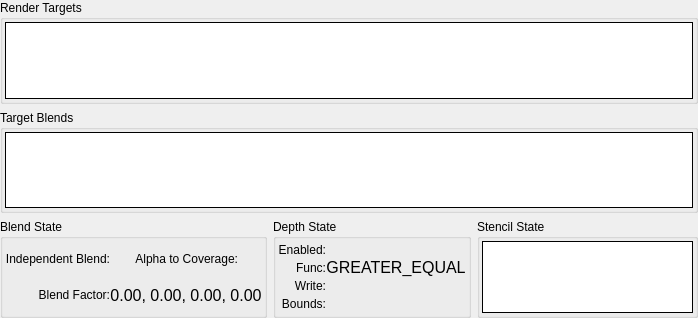
         <widget class="QWidget" name="omScrollContents">
          <property name="geometry">
           <rect>
            <x>0</x>
            <y>0</y>
            <width>698</width>
            <height>318</height>
           </rect>
          </property>
          <layout class="QGridLayout" name="gridLayout_6">
           <property name="leftMargin">
            <number>0</number>
           </property>
           <property name="topMargin">
            <number>0</number>
           </property>
           <property name="rightMargin">
            <number>0</number>
           </property>
           <property name="bottomMargin">
            <number>0</number>
           </property>
           <item row="0" column="0" colspan="3">
            <widget class="QGroupBox" name="outputsGroup">
             <property name="sizePolicy">
              <sizepolicy hsizetype="Preferred" vsizetype="Expanding">
               <horstretch>0</horstretch>
               <verstretch>0</verstretch>
              </sizepolicy>
             </property>
             <property name="title">
              <string>Render Targets</string>
             </property>
             <layout class="QHBoxLayout" name="horizontalLayout_24">
              <property name="leftMargin">
               <number>2</number>
              </property>
              <property name="topMargin">
               <number>2</number>
              </property>
              <property name="rightMargin">
               <number>2</number>
              </property>
              <property name="bottomMargin">
               <number>2</number>
              </property>
              <item>
               <widget class="RDTreeWidget" name="targetOutputs">
                <property name="frameShape">
                 <enum>QFrame::Box</enum>
                </property>
                <property name="frameShadow">
                 <enum>QFrame::Plain</enum>
                </property>
                <property name="sizeAdjustPolicy">
                 <enum>QAbstractScrollArea::AdjustToContents</enum>
                </property>
                <property name="editTriggers">
                 <set>QAbstractItemView::NoEditTriggers</set>
                </property>
                <property name="showDropIndicator" stdset="0">
                 <bool>false</bool>
                </property>
                <property name="indentation">
                 <number>0</number>
                </property>
                <property name="rootIsDecorated">
                 <bool>false</bool>
                </property>
                <property name="itemsExpandable">
                 <bool>false</bool>
                </property>
                <property name="allColumnsShowFocus">
                 <bool>true</bool>
                </property>
                <property name="expandsOnDoubleClick">
                 <bool>false</bool>
                </property>
                <attribute name="headerStretchLastSection">
                 <bool>false</bool>
                </attribute>
               </widget>
              </item>
             </layout>
            </widget>
           </item>
           <item row="1" column="0" colspan="3">
            <widget class="QGroupBox" name="blendsGroup">
             <property name="sizePolicy">
              <sizepolicy hsizetype="Preferred" vsizetype="Expanding">
               <horstretch>0</horstretch>
               <verstretch>0</verstretch>
              </sizepolicy>
             </property>
             <property name="title">
              <string>Target Blends</string>
             </property>
             <layout class="QHBoxLayout" name="horizontalLayout_25">
              <property name="leftMargin">
               <number>2</number>
              </property>
              <property name="topMargin">
               <number>2</number>
              </property>
              <property name="rightMargin">
               <number>2</number>
              </property>
              <property name="bottomMargin">
               <number>2</number>
              </property>
              <item>
               <widget class="RDTreeWidget" name="blends">
                <property name="frameShape">
                 <enum>QFrame::Box</enum>
                </property>
                <property name="frameShadow">
                 <enum>QFrame::Plain</enum>
                </property>
                <property name="sizeAdjustPolicy">
                 <enum>QAbstractScrollArea::AdjustToContents</enum>
                </property>
                <property name="editTriggers">
                 <set>QAbstractItemView::NoEditTriggers</set>
                </property>
                <property name="showDropIndicator" stdset="0">
                 <bool>false</bool>
                </property>
                <property name="indentation">
                 <number>0</number>
                </property>
                <property name="rootIsDecorated">
                 <bool>false</bool>
                </property>
                <property name="itemsExpandable">
                 <bool>false</bool>
                </property>
                <property name="allColumnsShowFocus">
                 <bool>true</bool>
                </property>
                <property name="expandsOnDoubleClick">
                 <bool>false</bool>
                </property>
               </widget>
              </item>
             </layout>
            </widget>
           </item>
           <item row="2" column="0">
            <widget class="QGroupBox" name="blendStateGroup">
             <property name="sizePolicy">
              <sizepolicy hsizetype="Preferred" vsizetype="Preferred">
               <horstretch>0</horstretch>
               <verstretch>0</verstretch>
              </sizepolicy>
             </property>
             <property name="title">
              <string>Blend State</string>
             </property>
             <layout class="QGridLayout" name="blendStateGridLayout">
              <property name="leftMargin">
               <number>2</number>
              </property>
              <property name="topMargin">
               <number>2</number>
              </property>
              <property name="rightMargin">
               <number>2</number>
              </property>
              <property name="bottomMargin">
               <number>2</number>
              </property>
              <property name="spacing">
               <number>0</number>
              </property>
              <item row="0" column="0">
               <widget class="QLabel" name="independentBlendLabel">
                <property name="text">
                 <string>Independent Blend:</string>
                </property>
                <property name="alignment">
                 <set>Qt::AlignRight|Qt::AlignTrailing|Qt::AlignVCenter</set>
                </property>
                <property name="wordWrap">
                 <bool>true</bool>
                </property>
               </widget>
              </item>
              <item row="0" column="1">
               <widget class="QLabel" name="independentBlend">
                <property name="text">
                 <string/>
                </property>
                <property name="rdIcon" stdset="0">
                 <string>cross</string>
                </property>
                <property name="alignment">
                 <set>Qt::AlignCenter</set>
                </property>
                <property name="margin">
                 <number>4</number>
                </property>
               </widget>
              </item>
              <item row="0" column="2">
               <widget class="QLabel" name="alphaToCoverageLabel">
                <property name="text">
                 <string>Alpha to Coverage:</string>
                </property>
                <property name="alignment">
                 <set>Qt::AlignRight|Qt::AlignTrailing|Qt::AlignVCenter</set>
                </property>
                <property name="wordWrap">
                 <bool>true</bool>
                </property>
               </widget>
              </item>
              <item row="0" column="3">
               <widget class="QLabel" name="alphaToCoverage">
                <property name="text">
                 <string/>
                </property>
                <property name="rdIcon" stdset="0">
                 <string>cross</string>
                </property>
                <property name="alignment">
                 <set>Qt::AlignCenter</set>
                </property>
                <property name="margin">
                 <number>4</number>
                </property>
               </widget>
              </item>
              <item row="1" column="0">
               <widget class="QLabel" name="blendFactorLabel">
                <property name="text">
                 <string>Blend Factor:</string>
                </property>
                <property name="alignment">
                 <set>Qt::AlignRight|Qt::AlignTrailing|Qt::AlignVCenter</set>
                </property>
                <property name="wordWrap">
                 <bool>true</bool>
                </property>
               </widget>
              </item>
              <item row="1" column="1" colspan="3">
               <widget class="QLabel" name="blendFactor">
                <property name="font">
                 <font>
                  <pointsize>12</pointsize>
                 </font>
                </property>
                <property name="text">
                 <string>0.00, 0.00, 0.00, 0.00</string>
                </property>
                <property name="alignment">
                 <set>Qt::AlignCenter</set>
                </property>
                <property name="margin">
                 <number>4</number>
                </property>
               </widget>
              </item>
             </layout>
            </widget>
           </item>
           <item row="2" column="1">
            <widget class="QGroupBox" name="depthStateGroup">
             <property name="sizePolicy">
              <sizepolicy hsizetype="Preferred" vsizetype="Preferred">
               <horstretch>0</horstretch>
               <verstretch>0</verstretch>
              </sizepolicy>
             </property>
             <property name="title">
              <string>Depth State</string>
             </property>
             <layout class="QGridLayout" name="depthStateGridLayout">
              <property name="leftMargin">
               <number>2</number>
              </property>
              <property name="topMargin">
               <number>2</number>
              </property>
              <property name="rightMargin">
               <number>2</number>
              </property>
              <property name="bottomMargin">
               <number>2</number>
              </property>
              <property name="spacing">
               <number>0</number>
              </property>
              <item row="0" column="0">
               <widget class="QLabel" name="depthEnabledLabel">
                <property name="text">
                 <string>Enabled:</string>
                </property>
                <property name="alignment">
                 <set>Qt::AlignRight|Qt::AlignTrailing|Qt::AlignVCenter</set>
                </property>
               </widget>
              </item>
              <item row="0" column="1">
               <widget class="QLabel" name="depthEnabled">
                <property name="text">
                 <string/>
                </property>
                <property name="rdIcon" stdset="0">
                 <string>cross</string>
                </property>
                <property name="alignment">
                 <set>Qt::AlignCenter</set>
                </property>
                <property name="margin">
                 <number>4</number>
                </property>
               </widget>
              </item>
              <item row="1" column="0">
               <widget class="QLabel" name="depthFuncLabel">
                <property name="text">
                 <string>Func:</string>
                </property>
                <property name="alignment">
                 <set>Qt::AlignRight|Qt::AlignTrailing|Qt::AlignVCenter</set>
                </property>
               </widget>
              </item>
              <item row="1" column="1">
               <widget class="QLabel" name="depthFunc">
                <property name="font">
                 <font>
                  <pointsize>12</pointsize>
                 </font>
                </property>
                <property name="text">
                 <string>GREATER_EQUAL</string>
                </property>
                <property name="alignment">
                 <set>Qt::AlignCenter</set>
                </property>
                <property name="margin">
                 <number>4</number>
                </property>
               </widget>
              </item>
              <item row="2" column="0">
               <widget class="QLabel" name="depthWriteLabel">
                <property name="text">
                 <string>Write:</string>
                </property>
                <property name="alignment">
                 <set>Qt::AlignRight|Qt::AlignTrailing|Qt::AlignVCenter</set>
                </property>
               </widget>
              </item>
              <item row="2" column="1">
               <widget class="QLabel" name="depthWrite">
                <property name="font">
                 <font>
                  <pointsize>12</pointsize>
                 </font>
                </property>
                <property name="text">
                 <string/>
                </property>
                <property name="rdIcon" stdset="0">
                 <string>cross</string>
                </property>
                <property name="alignment">
                 <set>Qt::AlignCenter</set>
                </property>
                <property name="margin">
                 <number>4</number>
                </property>
               </widget>
              </item>
              <item row="3" column="0">
               <widget class="QLabel" name="depthBoundsLabel">
                <property name="text">
                 <string>Bounds:</string>
                </property>
                <property name="alignment">
                 <set>Qt::AlignRight|Qt::AlignTrailing|Qt::AlignVCenter</set>
                </property>
               </widget>
              </item>
              <item row="3" column="1">
               <widget class="QLabel" name="depthBounds">
                <property name="font">
                 <font>
                  <pointsize>12</pointsize>
                 </font>
                </property>
                <property name="text">
                 <string/>
                </property>
                <property name="rdIcon" stdset="0">
                 <string>cross</string>
                </property>
                <property name="alignment">
                 <set>Qt::AlignCenter</set>
                </property>
                <property name="margin">
                 <number>4</number>
                </property>
               </widget>
              </item>
             </layout>
            </widget>
           </item>
           <item row="2" column="2">
            <widget class="QGroupBox" name="stencilStateGroup">
             <property name="sizePolicy">
              <sizepolicy hsizetype="Preferred" vsizetype="Preferred">
               <horstretch>0</horstretch>
               <verstretch>0</verstretch>
              </sizepolicy>
             </property>
             <property name="title">
              <string>Stencil State</string>
             </property>
             <property name="alignment">
              <set>Qt::AlignLeading|Qt::AlignLeft|Qt::AlignTop</set>
             </property>
             <layout class="QVBoxLayout" name="verticalLayout_16">
              <property name="spacing">
               <number>0</number>
              </property>
              <property name="leftMargin">
               <number>2</number>
              </property>
              <property name="topMargin">
               <number>2</number>
              </property>
              <property name="rightMargin">
               <number>2</number>
              </property>
              <property name="bottomMargin">
               <number>2</number>
              </property>
              <item>
               <widget class="RDTreeWidget" name="stencils">
                <property name="sizePolicy">
                 <sizepolicy hsizetype="Expanding" vsizetype="Preferred">
                  <horstretch>0</horstretch>
                  <verstretch>0</verstretch>
                 </sizepolicy>
                </property>
                <property name="frameShape">
                 <enum>QFrame::Box</enum>
                </property>
                <property name="frameShadow">
                 <enum>QFrame::Plain</enum>
                </property>
                <property name="verticalScrollBarPolicy">
                 <enum>Qt::ScrollBarAlwaysOff</enum>
                </property>
                <property name="horizontalScrollBarPolicy">
                 <enum>Qt::ScrollBarAsNeeded</enum>
                </property>
                <property name="sizeAdjustPolicy">
                 <enum>QAbstractScrollArea::AdjustToContents</enum>
                </property>
                <property name="editTriggers">
                 <set>QAbstractItemView::NoEditTriggers</set>
                </property>
                <property name="showDropIndicator" stdset="0">
                 <bool>false</bool>
                </property>
                <property name="selectionMode">
                 <enum>QAbstractItemView::SingleSelection</enum>
                </property>
                <property name="indentation">
                 <number>0</number>
                </property>
                <property name="rootIsDecorated">
                 <bool>false</bool>
                </property>
                <property name="itemsExpandable">
                 <bool>false</bool>
                </property>
                <property name="allColumnsShowFocus">
                 <bool>true</bool>
                </property>
                <property name="expandsOnDoubleClick">
                 <bool>false</bool>
                </property>
                <attribute name="headerStretchLastSection">
                 <bool>false</bool>
                </attribute>
               </widget>
              </item>
             </layout>
            </widget>
           </item>
          </layout>
         </widget>
